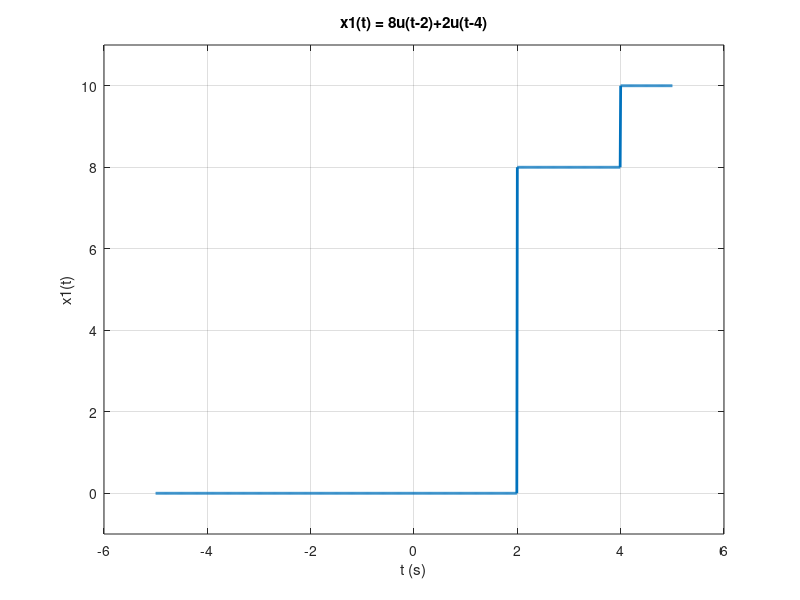
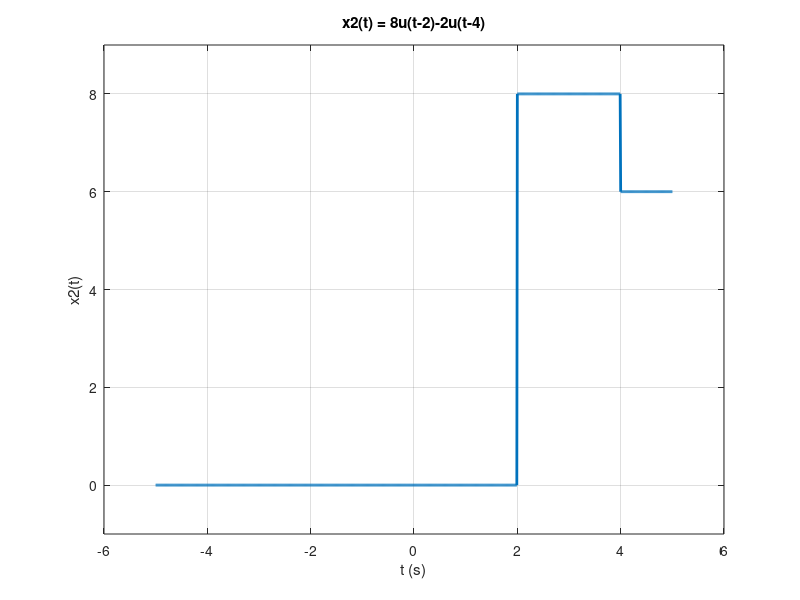
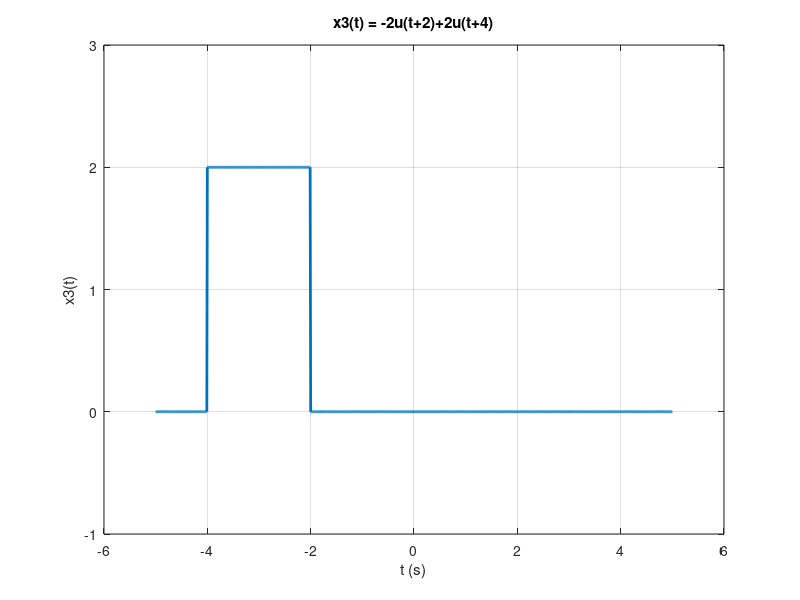

The MATLAB source for these figures, in order:
% Time vector
t = -5:0.01:5;  % from -5s to 5s with step size 0.01

% Define the unit step function
u = @(x) double(x >= 0);

% Define signals
x1 = 8 * u(t-2) + 2 * u(t-4);
x2 = 8 * u(t - 2) - 2 * u(t-4);
x3 = -2 * u(t + 2) + 2 * u(t + 4);

% Plot x1(t)
figure;
plot(t, x1, 'LineWidth', 2);
grid on;
xlabel('t (s)');
ylabel('x1(t)');
title('x1(t) = 8u(t-2)+2u(t-4)');
ylim([-1 11]);

% Plot x2(t)
figure;
plot(t, x2, 'LineWidth', 2);
grid on;
xlabel('t (s)');
ylabel('x2(t)')
title('x2(t) = 8u(t-2)-2u(t-4)');
ylim([-1 9]);

% Plot x3(t)
figure;
plot(t, x3, 'LineWidth', 2);
grid on;
xlabel('t (s)');
ylabel('x3(t)');
title('x3(t) = -2u(t+2)+2u(t+4)');
ylim([-1 3]);
